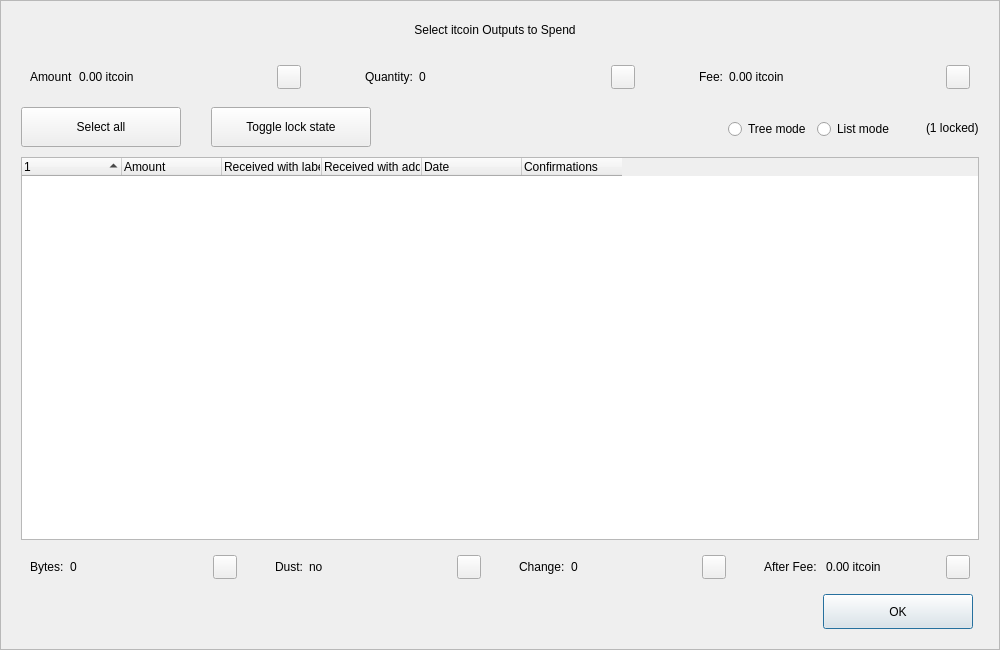
<?xml version="1.0" encoding="UTF-8"?>
<ui version="4.0">
 <class>CoinControlDialog</class>
 <widget class="QDialog" name="CoinControlDialog">
  <property name="geometry">
   <rect>
    <x>0</x>
    <y>0</y>
    <width>1000</width>
    <height>650</height>
   </rect>
  </property>
  <property name="minimumSize">
   <size>
    <width>950</width>
    <height>650</height>
   </size>
  </property>
  <property name="windowTitle">
   <string>Coin Selection</string>
  </property>
  <property name="styleSheet">
   <string notr="true"/>
  </property>
  <layout class="QVBoxLayout" name="verticalLayout">
   <property name="spacing">
    <number>0</number>
   </property>
   <property name="leftMargin">
    <number>0</number>
   </property>
   <property name="topMargin">
    <number>0</number>
   </property>
   <property name="rightMargin">
    <number>0</number>
   </property>
   <property name="bottomMargin">
    <number>0</number>
   </property>
   <item>
    <widget class="QFrame" name="frameContainer">
     <property name="toolTipDuration">
      <number>0</number>
     </property>
     <property name="frameShape">
      <enum>QFrame::StyledPanel</enum>
     </property>
     <property name="frameShadow">
      <enum>QFrame::Raised</enum>
     </property>
     <layout class="QVBoxLayout" name="verticalLayout_2">
      <property name="leftMargin">
       <number>0</number>
      </property>
      <property name="rightMargin">
       <number>0</number>
      </property>
      <property name="bottomMargin">
       <number>20</number>
      </property>
      <item>
       <layout class="QHBoxLayout" name="horizontalLayout_12">
        <property name="spacing">
         <number>0</number>
        </property>
        <property name="leftMargin">
         <number>20</number>
        </property>
        <property name="rightMargin">
         <number>30</number>
        </property>
        <item>
         <spacer name="horizontalSpacer_4">
          <property name="orientation">
           <enum>Qt::Horizontal</enum>
          </property>
          <property name="sizeHint" stdset="0">
           <size>
            <width>40</width>
            <height>20</height>
           </size>
          </property>
         </spacer>
        </item>
        <item>
         <widget class="QLabel" name="labelTitle">
          <property name="minimumSize">
           <size>
            <width>0</width>
            <height>40</height>
           </size>
          </property>
          <property name="maximumSize">
           <size>
            <width>16777215</width>
            <height>40</height>
           </size>
          </property>
          <property name="text">
           <string>Select itcoin Outputs to Spend</string>
          </property>
          <property name="alignment">
           <set>Qt::AlignCenter</set>
          </property>
          <property name="margin">
           <number>7</number>
          </property>
         </widget>
        </item>
        <item>
         <spacer name="horizontalSpacer_5">
          <property name="orientation">
           <enum>Qt::Horizontal</enum>
          </property>
          <property name="sizeHint" stdset="0">
           <size>
            <width>40</width>
            <height>20</height>
           </size>
          </property>
         </spacer>
        </item>
       </layout>
      </item>
      <item>
       <layout class="QHBoxLayout" name="horizontalLayout_8">
        <property name="leftMargin">
         <number>20</number>
        </property>
        <property name="rightMargin">
         <number>20</number>
        </property>
        <item>
         <widget class="QWidget" name="layoutAmount" native="true">
          <layout class="QHBoxLayout" name="horizontalLayout_9" stretch="0,1,0">
           <item>
            <widget class="QLabel" name="labelCoinControlAmountText">
             <property name="text">
              <string>Amount</string>
             </property>
            </widget>
           </item>
           <item>
            <widget class="QLabel" name="labelCoinControlAmount">
             <property name="text">
              <string>0.00 itcoin</string>
             </property>
            </widget>
           </item>
           <item alignment="Qt::AlignHCenter|Qt::AlignVCenter">
            <widget class="QPushButton" name="pushButtonAmount">
             <property name="minimumSize">
              <size>
               <width>0</width>
               <height>24</height>
              </size>
             </property>
             <property name="maximumSize">
              <size>
               <width>24</width>
               <height>26</height>
              </size>
             </property>
             <property name="focusPolicy">
              <enum>Qt::NoFocus</enum>
             </property>
             <property name="styleSheet">
              <string notr="true">padding-bottom:2px;
padding-right:4px;</string>
             </property>
             <property name="text">
              <string/>
             </property>
            </widget>
           </item>
          </layout>
         </widget>
        </item>
        <item>
         <spacer name="horizontalSpacer_2">
          <property name="orientation">
           <enum>Qt::Horizontal</enum>
          </property>
          <property name="sizeType">
           <enum>QSizePolicy::Fixed</enum>
          </property>
          <property name="sizeHint" stdset="0">
           <size>
            <width>40</width>
            <height>20</height>
           </size>
          </property>
         </spacer>
        </item>
        <item>
         <widget class="QWidget" name="layoutQuantity" native="true">
          <layout class="QHBoxLayout" name="horizontalLayout_10" stretch="0,1,0">
           <item>
            <widget class="QLabel" name="labelCoinControlQuantityText">
             <property name="text">
              <string>Quantity:</string>
             </property>
            </widget>
           </item>
           <item>
            <widget class="QLabel" name="labelCoinControlQuantity">
             <property name="text">
              <string>0</string>
             </property>
            </widget>
           </item>
           <item alignment="Qt::AlignHCenter|Qt::AlignVCenter">
            <widget class="QPushButton" name="pushButtonQuantity">
             <property name="minimumSize">
              <size>
               <width>0</width>
               <height>24</height>
              </size>
             </property>
             <property name="maximumSize">
              <size>
               <width>24</width>
               <height>26</height>
              </size>
             </property>
             <property name="focusPolicy">
              <enum>Qt::NoFocus</enum>
             </property>
             <property name="styleSheet">
              <string notr="true">padding-bottom:2px;
               padding-right:4px;</string>
             </property>
             <property name="text">
              <string/>
             </property>
            </widget>
           </item>
          </layout>
         </widget>
        </item>
        <item>
         <spacer name="horizontalSpacer_22">
          <property name="orientation">
           <enum>Qt::Horizontal</enum>
          </property>
          <property name="sizeType">
           <enum>QSizePolicy::Fixed</enum>
          </property>
          <property name="sizeHint" stdset="0">
           <size>
            <width>40</width>
            <height>20</height>
           </size>
          </property>
         </spacer>
        </item>
        <item>
         <widget class="QWidget" name="layoutFee" native="true">
          <layout class="QHBoxLayout" name="horizontalLayout_11" stretch="0,1,0">
           <item>
            <widget class="QLabel" name="labelCoinControlFeeText">
             <property name="text">
              <string>Fee:</string>
             </property>
            </widget>
           </item>
           <item>
            <widget class="QLabel" name="labelCoinControlFee">
             <property name="text">
              <string>0.00 itcoin</string>
             </property>
            </widget>
           </item>
           <item alignment="Qt::AlignHCenter|Qt::AlignVCenter">
            <widget class="QPushButton" name="pushButtonFee">
             <property name="minimumSize">
              <size>
               <width>0</width>
               <height>24</height>
              </size>
             </property>
             <property name="maximumSize">
              <size>
               <width>24</width>
               <height>26</height>
              </size>
             </property>
             <property name="focusPolicy">
              <enum>Qt::NoFocus</enum>
             </property>
             <property name="styleSheet">
              <string notr="true">padding-bottom:2px;
               padding-right:4px;</string>
             </property>
             <property name="text">
              <string/>
             </property>
            </widget>
           </item>
          </layout>
         </widget>
        </item>
       </layout>
      </item>
      <item>
       <widget class="QFrame" name="frame">
        <property name="minimumSize">
         <size>
          <width>0</width>
          <height>40</height>
         </size>
        </property>
        <property name="styleSheet">
         <string notr="true">#frame {
	border:0;
}</string>
        </property>
        <property name="frameShape">
         <enum>QFrame::StyledPanel</enum>
        </property>
        <property name="frameShadow">
         <enum>QFrame::Sunken</enum>
        </property>
        <layout class="QHBoxLayout" name="horizontalLayout">
         <property name="spacing">
          <number>0</number>
         </property>
         <property name="leftMargin">
          <number>20</number>
         </property>
         <property name="topMargin">
          <number>0</number>
         </property>
         <property name="rightMargin">
          <number>20</number>
         </property>
         <property name="bottomMargin">
          <number>0</number>
         </property>
         <item>
          <layout class="QHBoxLayout" name="horizontalLayoutPanel" stretch="0,0,0,0,0,0">
           <property name="spacing">
            <number>20</number>
           </property>
           <item>
            <widget class="QPushButton" name="pushButtonSelectAll">
             <property name="sizePolicy">
              <sizepolicy hsizetype="Maximum" vsizetype="Fixed">
               <horstretch>0</horstretch>
               <verstretch>0</verstretch>
              </sizepolicy>
             </property>
             <property name="minimumSize">
              <size>
               <width>160</width>
               <height>40</height>
              </size>
             </property>
             <property name="maximumSize">
              <size>
               <width>16777215</width>
               <height>40</height>
              </size>
             </property>
             <property name="text">
              <string>Select all</string>
             </property>
             <property name="checkable">
              <bool>true</bool>
             </property>
             <property name="checked">
              <bool>false</bool>
             </property>
             <property name="autoExclusive">
              <bool>false</bool>
             </property>
             <property name="autoDefault">
              <bool>false</bool>
             </property>
            </widget>
           </item>
           <item>
            <spacer name="horizontalSpacer_6">
             <property name="orientation">
              <enum>Qt::Horizontal</enum>
             </property>
             <property name="sizeType">
              <enum>QSizePolicy::Fixed</enum>
             </property>
             <property name="sizeHint" stdset="0">
              <size>
               <width>10</width>
               <height>20</height>
              </size>
             </property>
            </spacer>
           </item>
           <item>
            <widget class="QPushButton" name="pushButtonToggleLock">
             <property name="sizePolicy">
              <sizepolicy hsizetype="Maximum" vsizetype="Fixed">
               <horstretch>0</horstretch>
               <verstretch>0</verstretch>
              </sizepolicy>
             </property>
             <property name="minimumSize">
              <size>
               <width>160</width>
               <height>40</height>
              </size>
             </property>
             <property name="maximumSize">
              <size>
               <width>16777215</width>
               <height>40</height>
              </size>
             </property>
             <property name="text">
              <string>Toggle lock state</string>
             </property>
             <property name="checkable">
              <bool>true</bool>
             </property>
             <property name="autoExclusive">
              <bool>false</bool>
             </property>
             <property name="autoDefault">
              <bool>false</bool>
             </property>
            </widget>
           </item>
           <item>
            <spacer name="horizontalSpacer_7">
             <property name="orientation">
              <enum>Qt::Horizontal</enum>
             </property>
             <property name="sizeType">
              <enum>QSizePolicy::Expanding</enum>
             </property>
             <property name="sizeHint" stdset="0">
              <size>
               <width>30</width>
               <height>20</height>
              </size>
             </property>
            </spacer>
           </item>
           <item alignment="Qt::AlignRight">
            <widget class="QGroupBox" name="groupBox_2">
             <property name="styleSheet">
              <string notr="true">#groupBox_2 {
    background-color:transparent;
    border-radius:0;
}</string>
             </property>
             <property name="title">
              <string/>
             </property>
             <layout class="QHBoxLayout" name="horizontalLayout_14">
              <item>
               <widget class="QRadioButton" name="radioTreeMode">
                <property name="sizePolicy">
                 <sizepolicy hsizetype="Maximum" vsizetype="Fixed">
                  <horstretch>0</horstretch>
                  <verstretch>0</verstretch>
                 </sizepolicy>
                </property>
                <property name="text">
                 <string>Tree mode</string>
                </property>
               </widget>
              </item>
              <item>
               <widget class="QRadioButton" name="radioListMode">
                <property name="sizePolicy">
                 <sizepolicy hsizetype="Maximum" vsizetype="Fixed">
                  <horstretch>0</horstretch>
                  <verstretch>0</verstretch>
                 </sizepolicy>
                </property>
                <property name="text">
                 <string>List mode</string>
                </property>
                <property name="checked">
                 <bool>false</bool>
                </property>
               </widget>
              </item>
             </layout>
            </widget>
           </item>
           <item>
            <widget class="QLabel" name="labelLocked">
             <property name="text">
              <string>(1 locked)</string>
             </property>
            </widget>
           </item>
          </layout>
         </item>
        </layout>
       </widget>
      </item>
      <item>
       <layout class="QHBoxLayout" name="horizontalLayout_13">
        <property name="leftMargin">
         <number>20</number>
        </property>
        <property name="rightMargin">
         <number>20</number>
        </property>
        <item>
         <widget class="CoinControlTreeWidget" name="treeWidget">
          <property name="contextMenuPolicy">
           <enum>Qt::CustomContextMenu</enum>
          </property>
          <property name="styleSheet">
           <string notr="true"/>
          </property>
          <property name="sortingEnabled">
           <bool>false</bool>
          </property>
          <property name="columnCount">
           <number>6</number>
          </property>
          <attribute name="headerShowSortIndicator" stdset="0">
           <bool>true</bool>
          </attribute>
          <attribute name="headerStretchLastSection">
           <bool>false</bool>
          </attribute>
          <column>
           <property name="text">
            <string/>
           </property>
          </column>
          <column>
           <property name="text">
            <string>Amount</string>
           </property>
          </column>
          <column>
           <property name="text">
            <string>Received with label</string>
           </property>
          </column>
          <column>
           <property name="text">
            <string>Received with address</string>
           </property>
          </column>
          <column>
           <property name="text">
            <string>Date</string>
           </property>
          </column>
          <column>
           <property name="text">
            <string>Confirmations</string>
           </property>
           <property name="toolTip">
            <string>Confirmed</string>
           </property>
          </column>
         </widget>
        </item>
       </layout>
      </item>
      <item>
       <layout class="QHBoxLayout" name="horizontalLayout_3">
        <property name="spacing">
         <number>20</number>
        </property>
        <property name="leftMargin">
         <number>20</number>
        </property>
        <property name="rightMargin">
         <number>20</number>
        </property>
        <item>
         <widget class="QWidget" name="layoutBytes" native="true">
          <layout class="QHBoxLayout" name="horizontalLayout_4" stretch="0,1,0">
           <item>
            <widget class="QLabel" name="labelCoinControlBytesText">
             <property name="text">
              <string>Bytes:</string>
             </property>
            </widget>
           </item>
           <item>
            <widget class="QLabel" name="labelCoinControlBytes">
             <property name="text">
              <string>0</string>
             </property>
            </widget>
           </item>
           <item alignment="Qt::AlignHCenter|Qt::AlignVCenter">
            <widget class="QPushButton" name="pushButtonBytes">
             <property name="minimumSize">
              <size>
               <width>0</width>
               <height>24</height>
              </size>
             </property>
             <property name="maximumSize">
              <size>
               <width>24</width>
               <height>26</height>
              </size>
             </property>
             <property name="focusPolicy">
              <enum>Qt::NoFocus</enum>
             </property>
             <property name="styleSheet">
              <string notr="true">padding-bottom:2px;
               padding-right:4px;</string>
             </property>
             <property name="text">
              <string/>
             </property>
            </widget>
           </item>
          </layout>
         </widget>
        </item>
        <item>
         <widget class="QWidget" name="layoutDust" native="true">
          <layout class="QHBoxLayout" name="horizontalLayout_5" stretch="0,1,0">
           <item>
            <widget class="QLabel" name="labelCoinControlLowOutputText">
             <property name="text">
              <string>Dust:</string>
             </property>
            </widget>
           </item>
           <item>
            <widget class="QLabel" name="labelCoinControlLowOutput">
             <property name="text">
              <string>no</string>
             </property>
            </widget>
           </item>
           <item alignment="Qt::AlignHCenter|Qt::AlignVCenter">
            <widget class="QPushButton" name="pushButtonDust">
             <property name="minimumSize">
              <size>
               <width>0</width>
               <height>24</height>
              </size>
             </property>
             <property name="maximumSize">
              <size>
               <width>24</width>
               <height>26</height>
              </size>
             </property>
             <property name="focusPolicy">
              <enum>Qt::NoFocus</enum>
             </property>
             <property name="styleSheet">
              <string notr="true">padding-bottom:2px;
               padding-right:4px;</string>
             </property>
             <property name="text">
              <string/>
             </property>
            </widget>
           </item>
          </layout>
         </widget>
        </item>
        <item>
         <widget class="QWidget" name="layoutChange" native="true">
          <layout class="QHBoxLayout" name="horizontalLayout_6" stretch="0,1,0">
           <item>
            <widget class="QLabel" name="labelCoinControlChangeText">
             <property name="text">
              <string>Change:</string>
             </property>
            </widget>
           </item>
           <item>
            <widget class="QLabel" name="labelCoinControlChange">
             <property name="text">
              <string>0</string>
             </property>
            </widget>
           </item>
           <item alignment="Qt::AlignHCenter|Qt::AlignVCenter">
            <widget class="QPushButton" name="pushButtonChange">
             <property name="minimumSize">
              <size>
               <width>0</width>
               <height>24</height>
              </size>
             </property>
             <property name="maximumSize">
              <size>
               <width>24</width>
               <height>26</height>
              </size>
             </property>
             <property name="focusPolicy">
              <enum>Qt::NoFocus</enum>
             </property>
             <property name="styleSheet">
              <string notr="true">padding-bottom:2px;
               padding-right:4px;</string>
             </property>
             <property name="text">
              <string/>
             </property>
            </widget>
           </item>
          </layout>
         </widget>
        </item>
        <item>
         <widget class="QWidget" name="layoutAfter" native="true">
          <layout class="QHBoxLayout" name="horizontalLayout_7" stretch="0,1,0">
           <item>
            <widget class="QLabel" name="labelCoinControlAfterFeeText">
             <property name="text">
              <string>After Fee: </string>
             </property>
            </widget>
           </item>
           <item>
            <widget class="QLabel" name="labelCoinControlAfterFee">
             <property name="text">
              <string>0.00 itcoin</string>
             </property>
            </widget>
           </item>
           <item alignment="Qt::AlignHCenter|Qt::AlignVCenter">
            <widget class="QPushButton" name="pushButtonAlterFee">
             <property name="minimumSize">
              <size>
               <width>0</width>
               <height>24</height>
              </size>
             </property>
             <property name="maximumSize">
              <size>
               <width>24</width>
               <height>26</height>
              </size>
             </property>
             <property name="focusPolicy">
              <enum>Qt::NoFocus</enum>
             </property>
             <property name="styleSheet">
              <string notr="true">padding-bottom:2px;
               padding-right:4px;</string>
             </property>
             <property name="text">
              <string/>
             </property>
            </widget>
           </item>
          </layout>
         </widget>
        </item>
       </layout>
      </item>
      <item>
       <layout class="QHBoxLayout" name="horizontalLayout_2">
        <property name="spacing">
         <number>0</number>
        </property>
        <property name="leftMargin">
         <number>20</number>
        </property>
        <property name="rightMargin">
         <number>26</number>
        </property>
        <item>
         <spacer name="horizontalSpacer_3">
          <property name="orientation">
           <enum>Qt::Horizontal</enum>
          </property>
          <property name="sizeHint" stdset="0">
           <size>
            <width>558</width>
            <height>20</height>
           </size>
          </property>
         </spacer>
        </item>
        <item>
         <widget class="QPushButton" name="pushButtonOk">
          <property name="minimumSize">
           <size>
            <width>150</width>
            <height>35</height>
           </size>
          </property>
          <property name="text">
           <string>OK</string>
          </property>
         </widget>
        </item>
       </layout>
      </item>
     </layout>
    </widget>
   </item>
  </layout>
 </widget>
 <customwidgets>
  <customwidget>
   <class>CoinControlTreeWidget</class>
   <extends>QTreeWidget</extends>
   <header>coincontroltreewidget.h</header>
  </customwidget>
 </customwidgets>
 <resources/>
 <connections/>
</ui>
